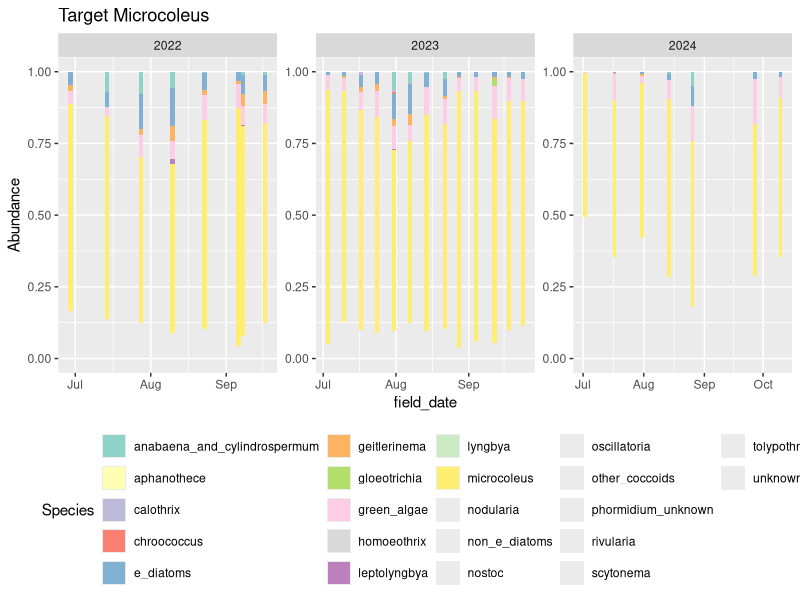
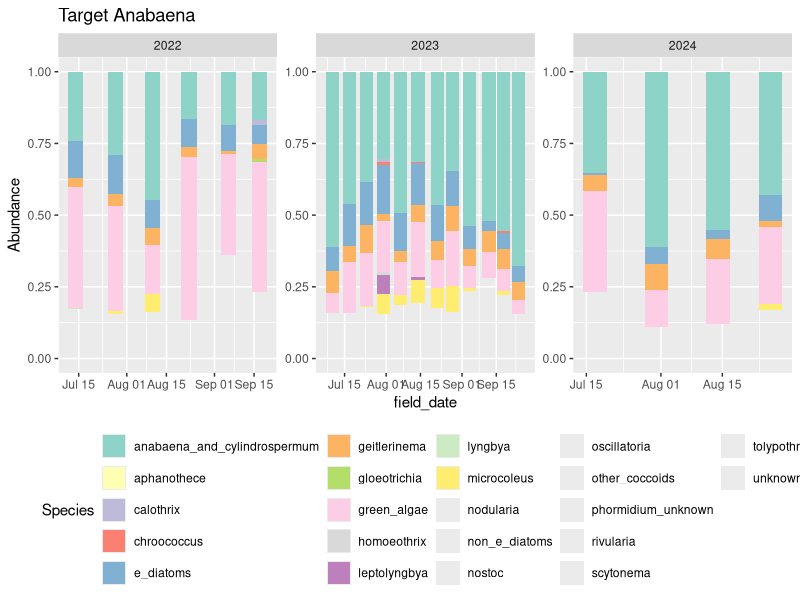
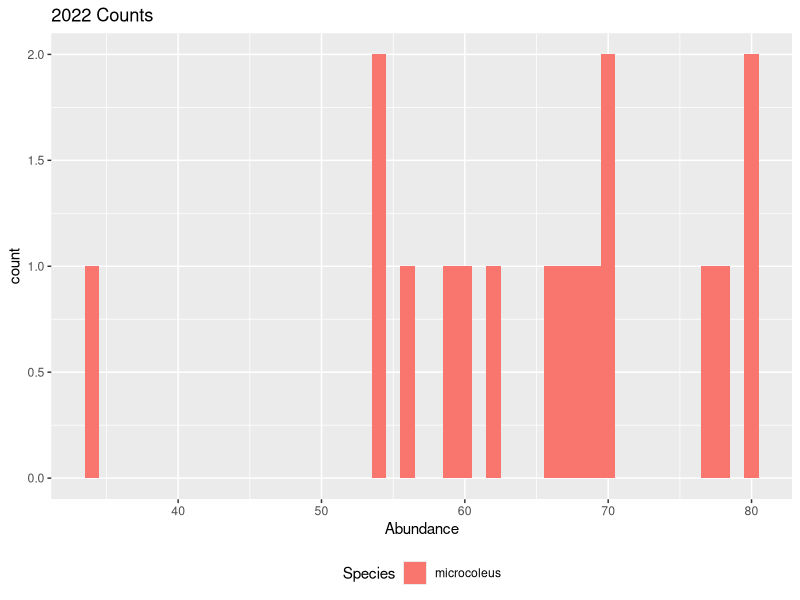

These figures' R source, in order: (Note: this script raises an error after producing the figures.)
###########################
#Microscopy initial visualizations
###########################

library(tidyverse)
library(ggplot2)
library(here)
library(lubridate)
library(forcats)
library(RColorBrewer)

#Read in 2022 and 2023 data
microdata <- read.csv(here::here("data/Target Microscopy.csv"))

#Clean data for analysis
microscopy_non_avg <- microdata %>% 
  filter(grepl("SFE", site_reach)) %>%  #Keep sites that include string "SFE"
  separate(site_reach, into=c("site", "location", "reach"), 
           sep="-") %>% #Split location columns into separate categories
  filter(grepl("M", location)) %>% #Keep Miranda sites, remove Standish-Hicky (SH) sites
  mutate(field_date = as.Date(field_date, format="%m/%d/%y")) %>%  #Fix date data type
  mutate(year = year(field_date)) %>%  #create year column
  relocate(year, .after = field_date) %>%   #reorganize column order
  select(!non_algal) %>% #Remove column measuring sediment amount
  pivot_longer(microcoleus:aphanothece, names_to = "Species", values_to = "Abundance")    #Change layout of dataframe
  
  #Average together slide replicates  
  averaged_slides <- microscopy_non_avg %>% 
    filter(!slide_rep == "Final") %>%
    group_by(field_date, year, site, location, reach, sample_type, date_analyzed, 
             method, Species) %>% 
    dplyr::summarise(Abundance = mean(Abundance)) %>% 
    mutate(slide_rep = "Final") %>% 
    relocate(slide_rep, .after = sample_type)
  #Pull out already processed slides
  processed_slides <- microscopy_non_avg %>% 
    filter(slide_rep == "Final")
  #Bind together dataframes
  microscopy1 <- rbind(averaged_slides, processed_slides)
  
  
#Do TAC samples all actually contain Anabaena?
TAC <- microscopy1 %>% 
  filter(sample_type == "TAC" & Species == "anabaena_and_cylindrospermum")

which(TAC$Abundance < 10) #Are there any instances where Abundance is small? FALSE = no
which(TAC$Abundance < 20)
  #Some instances where Anabaena is less than 20% in TAC sample

#Are there any species that never appear?
non_occurences <- microscopy1 %>% 
  group_by(year, sample_type, Species) %>% 
  dplyr::summarise(Sum = sum(Abundance))

rownum <- which(non_occurences$Sum <= 0) #Which samples have no occurences per each target and year?

rare_species <- non_occurences %>% 
  ungroup() %>% 
  dplyr::slice(rownum) #Leave in row numbers identified above as having no occurence

rare_names <- unique(rare_species$Species) #Names of the species that are rare

#Remove non-occuring species, and combine those that are super rare
microscopy <- microscopy1 %>% 
  ungroup() %>% 
  pivot_wider(names_from = Species, values_from = Abundance) %>% 
  dplyr::mutate(rare = rowSums(select(., rare_names))) %>% 
  dplyr::select(!rare_names) #Remove rare columns now that they have been consolidated


#Standardize TAC mats to Anabaena abundances
microscopy_TAC_stand <- microscopy %>% 
  dplyr::filter(sample_type == "TAC") %>% 
  mutate(across(anabaena_and_cylindrospermum:rare, ~ . / anabaena_and_cylindrospermum)) %>% 
  select(!anabaena_and_cylindrospermum) %>% 
  mutate(total = rowSums(select(., e_diatoms:rare))) %>% 
  mutate(across(e_diatoms:rare, ~. / total)) %>% 
  select(!total) %>% 
  pivot_longer(e_diatoms:rare, names_to = "Species", values_to = "Abundance")


#Standardize TM mats to Microcoleus abundances
microscopy_TM_stand <- microscopy %>% 
  dplyr::filter(sample_type == "TM") %>% 
  mutate(across(anabaena_and_cylindrospermum:rare, ~ . / microcoleus)) %>% 
  select(!microcoleus) %>% 
  mutate(total = rowSums(select(., anabaena_and_cylindrospermum:rare))) %>% 
  mutate(across(anabaena_and_cylindrospermum:rare, ~. / total)) %>% 
  select(!total) %>% 
  pivot_longer(anabaena_and_cylindrospermum:rare, names_to = "Species", values_to = "Abundance")



#------Plots and Graphs---------------------------------------


#Plot timeseries of within-mat species per year
ggplot(subset(microscopy1, sample_type %in% "TM"), aes(x = field_date, y = Abundance, fill = Species)) +
  facet_wrap(~year, scales = "free") +
  geom_col(position = "fill") + #Can't see the detail well, subset per year
  theme(legend.position="bottom") + 
  scale_fill_brewer(palette = "Set3") +
  labs(title = "Target Microcoleus")

ggplot(subset(microscopy1, sample_type %in% "TAC"), aes(x = field_date, y = Abundance, fill = Species)) +
  facet_wrap(~year, scales = "free") +
  geom_col(position = "fill") + #Can't see the detail well, subset per year
  theme(legend.position="bottom")+
  scale_fill_brewer(palette = "Set3") +
  labs(title = "Target Anabaena")

#Coding notes: add year %in% 2022 to subset if splitting up years again

#2022
#Histogram of Microcolus in TM samples
ggplot(subset(microscopy1, year %in% 2022 & 
                Species %in% "microcoleus" & 
                sample_type %in% "TM"), 
       aes(x = Abundance, fill = Species)) +
  geom_histogram(binwidth = 1, position="dodge") +
  labs(title = "2022 Counts") +
  theme(legend.position="bottom")

#Histogram of Anabaena in TA samples
ggplot(subset(microscopy, year %in% 2022 & 
                Species %in% "anabaena_and_cylindrospermum" &
                sample_type %in% "TAC"), 
       aes(x = Abundance, fill = Species)) +
  geom_histogram(binwidth = 1, position="dodge") +
  labs(title = "2022 Counts") +
  scale_fill_manual(values = c("anabaena_and_cylindrospermum" = "#00BFC4")) +
  theme(legend.position="bottom")



#2023

#Histogram of Microcolus in TM samples
  ggplot(subset(microscopy, year %in% 2023 & 
                  Species %in% "microcoleus" & 
                  sample_type %in% "TM"), 
         aes(x = Abundance, fill = Species)) +
    geom_histogram(binwidth = 1, position="dodge") +
    labs(title = "2023 Counts") +
    theme(legend.position="bottom")
  
  #Histogram of Anabaena in TA samples
  ggplot(subset(microscopy, year %in% 2023 & 
                  Species %in% "anabaena_and_cylindrospermum" &
                  sample_type %in% "TAC"), 
         aes(x = Abundance, fill = Species)) +
    geom_histogram(binwidth = 1, position="dodge") +
    labs(title = "2023 Counts") +
    scale_fill_manual(values = c("anabaena_and_cylindrospermum" = "#00BFC4")) +
    theme(legend.position="bottom")
  

  
  
#Plots using standardized values
  ggplot(microscopy_TAC_stand, aes(x = field_date, y = Abundance)) +
    facet_grid(reach ~ year, scales = "free") +
    geom_col( aes(fill = Species)) +
    theme(legend.position="bottom")+
    scale_fill_brewer(palette = "Set3") +
    labs(title = "Target Anabaena") +
    theme(panel.spacing = unit(1, "lines"))
  
  ggplot(microscopy_TM_stand, aes(x = field_date, y = Abundance)) +
    facet_grid(reach ~ year, scales = "free") +
    geom_col( aes(fill = Species)) +
    theme(legend.position="bottom")+
    scale_fill_brewer(palette = "Set3") +
    labs(title = "Target Microcoleus") +
    theme(panel.spacing = unit(1, "lines"))
    coord_cartesian(ylim = c(0, .75))
  
  #code for separating out bars into more histogram-like 
    #position = position_dodge(7), width = 7,
